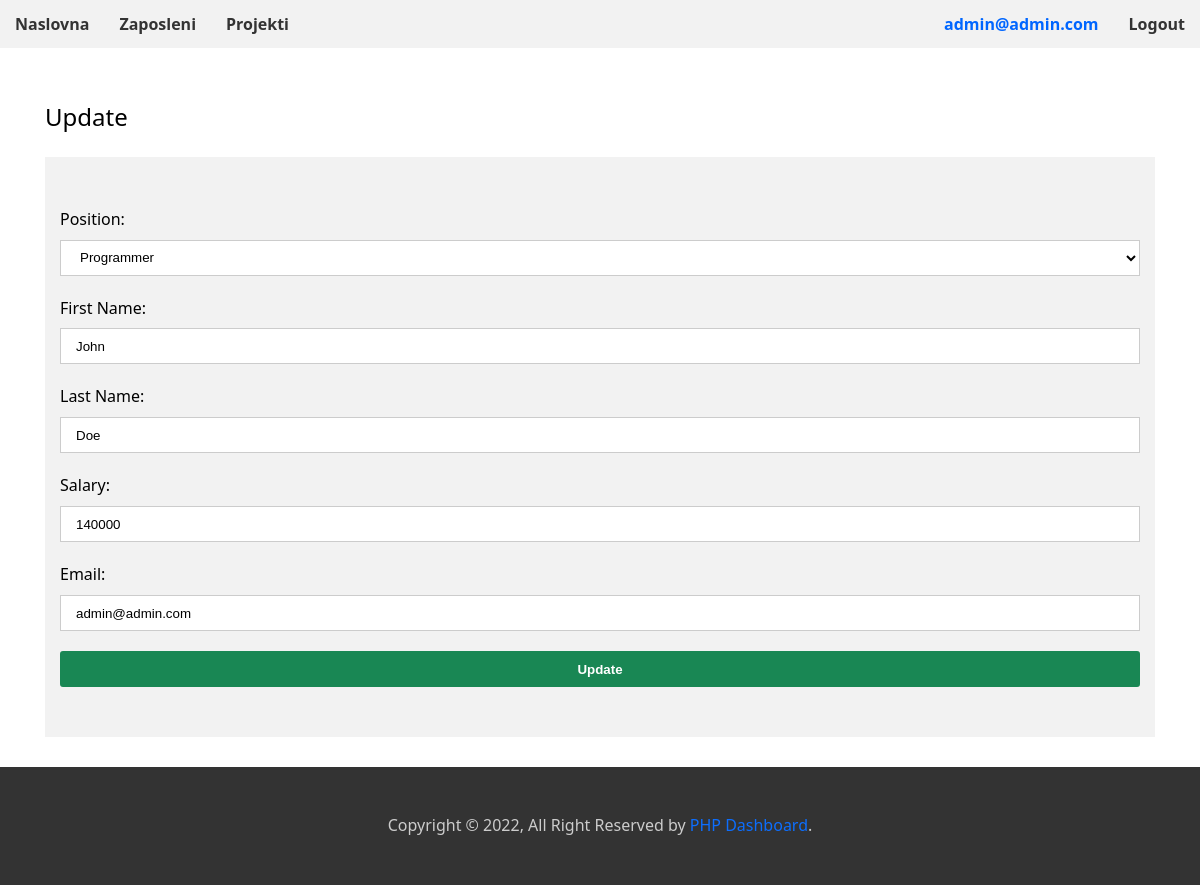
The app's page /update.php?id=34 (signed in) with its own data.
### tables this page shows
CREATE TABLE IF NOT EXISTS `zaposleni` (
  `zaposleni_id` int(11) NOT NULL AUTO_INCREMENT,
  `staff_id` int(11) NOT NULL,
  `staff_first_name` varchar(255) NOT NULL,
  `staff_last_name` varchar(255) NOT NULL,
  `staff_payment` float NOT NULL,
  `staff_email` varchar(255) NOT NULL,
  `staff_password` varchar(255) DEFAULT NULL,
  PRIMARY KEY (`zaposleni_id`),
  KEY `stuff_id_index` (`staff_id`)
);

### update.php (called while the page is built, shortened)
<?php
    require('./src/classes/connection.php');
    require('./src/classes/user.php');
    $id = (int)$_GET['id'];
    $staff_update = User::getupdateData("SELECT zaposleni_id, staff_first_name, staff_last_name, staff_payment, staff_email FROM zaposleni WHERE zaposleni_id", "$id");
    $staff_position = User::getPositionData("SELECT pozicije_id, position FROM pozicije");
    require('./src/includes/top.php');
    require('./src/includes/nav.php');
    require('./src/views/staff/update/staff-update.view.php');
    require('./src/includes/footer.php');
    require('./src/includes/bottom.php');

### src/classes/connection.php (called while the page is built)
<?php
    class Connection {
        private static $host;
        private static $user;
        private static $database;
        private static $password;
        private static $connection;
        public static function CreateConnection() {
            self::$host = 'localhost';
            self::$user = 'root';
            self::$password = '';
            self::$database = 'databasecrud';
            self::$connection = new mysqli(self::$host, self::$user, self::$password, self::$database) or die('Connection error');
            return self::$connection;
        }
    }
?>

### src/classes/user.php (called while the page is built, shortened)
<?php
    class User {
        public static function getUpdateData(string $sql, int $id): array {
            $stmt = Connection::CreateConnection()->prepare("$sql = ?");
            $stmt->bind_param("i", $id);
            $stmt->execute();
            $result = $stmt->get_result();
            $data = $result->fetch_assoc();
            return $data;
        }
        public static function getPositionData(string $sql): array {
            $stmt = Connection::CreateConnection()->prepare($sql);
            $stmt->execute();
            $result = $stmt->get_result();
            $data = $result->fetch_all(MYSQLI_ASSOC);
            return $data;
        }
    }

### src/views/staff/update/staff-update.view.php (the view, shortened to what this page needs)
<main class="main">
    <section class="section section-staff-update">
        <div class="container">
            <h1 class="font-thin">Update</h1>
        </div>
        <div class="container">
            <form class="form form-update" action="./src/views/staff/update/update_record.php" method="POST">
                <div class="form-group">
                    <label>Position:</label>
                    <select name="position_update" class="select-field text-capitalize" required>
                        <?php foreach($staff_position as $key => $value): ?>
                            <option name="<?= $value['position'] ?>" value="<?= $value['pozicije_id'] ?>">
                                <?= $value['position'] ?>
                            </option>
                        <?php endforeach; ?>
                    </select>
                </div>
                <div class="form-group">
                    <label>First Name:</label>
                    <input type="text" name="first_name" value="<?= $staff_update['staff_first_name']; ?>" placeholder="First Name:" class="input-field" required />
                </div>
                <div class="form-group">
                    <label>Last Name:</label>
                    <input type="text" name="last_name" value="<?= $staff_update['staff_last_name']; ?>" placeholder="Last Name:" class="input-field" required />
                </div>
                <div class="form-group">
                    <label>Salary:</label>
                    <input type="text" name="payment" value="<?= $staff_update['staff_payment']; ?>" placeholder="Salary:" class="input-field" required />
                </div>
                <div class="form-group">
                    <label>Email:</label>
                    <input type="email" name="email" value="<?= $staff_update['staff_email']; ?>" placeholder="Email:" class="input-field" required />
                </div>
                <button class="btn btn-success" type="submit" name="update">Update</button>
            </form>
        </div>
    </section>
</main>

### src/assets/styles/main.css (style rules this page uses)
html { box-sizing: border-box; }
*, *:before, *:after { box-sizing: inherit; }
body { margin: 0; padding: 0; font-family: system-ui,-apple-system,"Segoe UI",Roboto,"Helvetica Neue",Arial,"Noto Sans","Liberation Sans",sans-serif,"Apple Color Emoji","Segoe UI Emoji","Segoe UI Symbol","Noto Color Emoji"; line-height: 1.618; }
html, body { height: 100%; min-height: 100%; }
.text-capitalize { text-transform: capitalize; }
.container { position: relative; width: 100%; max-width: 100%; margin-right: auto; margin-left: auto; padding-right: 15px; padding-left: 15px; }
@media (min-width: 576px) { .container { max-width: 540px; } }
@media (min-width: 768px) { .container { max-width: 720px; } }
@media (min-width: 992px) { .container { max-width: 960px; } }
@media (min-width: 1200px) { .container { max-width: 1140px; } }
.font-thin { font-weight: 200; }
.form { position: relative; width: 100%; background-color: #f2f2f2; padding: 50px 15px; }
.form-group { margin-bottom: 20px; }
.form-group label { display: block; margin-bottom: 7px; }
.select-field, .input-field, .textarea-field { display: block; width: 100%; padding: 0 15px; height: 36px; border: 1px solid #ccc; background: #fff; margin: 0; }
.btn { display: block; padding: 0 15px; margin: 0; width: 100%; background: #0d6efd; border: 2px solid #0d6efd; color: #fff; font-weight: 600; text-decoration: none; border-radius: 3px; }
.btn-primary, .btn-warning, .btn-danger, .btn-success { min-height: 36px; line-height: 36px; text-align: center; text-decoration: none; border-radius: 3px; cursor: pointer; }
.btn-success { background: #198754; border: 2px solid #198754; line-height: normal; }
input, textarea { background-color: #d1d1d1; }
.main { position: relative; }
.section { position: relative; padding: 30px 0; }

### records on screen
zaposleni: first_name "John", last_name "Doe", payment "140000", email "admin@admin.com"

### other values on screen
$_SESSION['user_email'] "admin@admin.com"
form field position_update "programmer"
